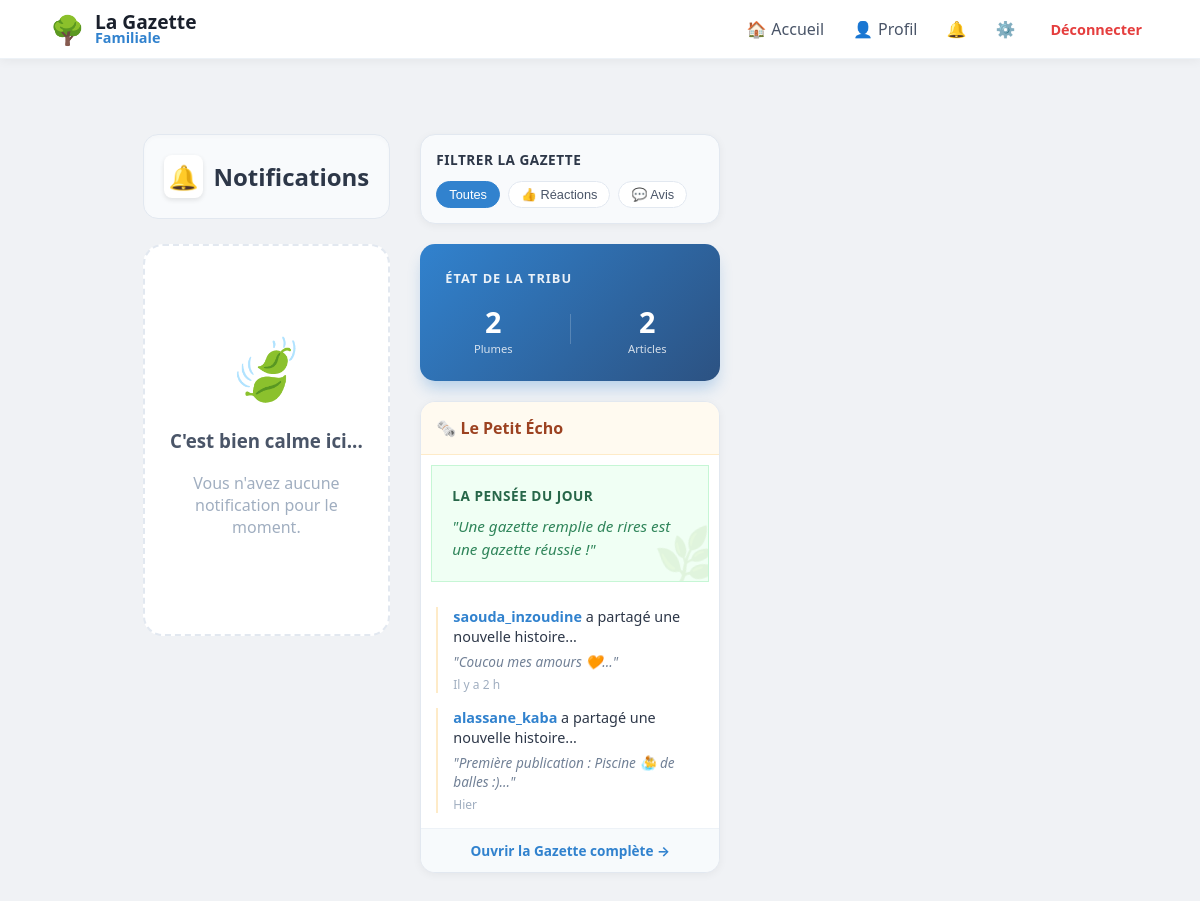
The app's page /notifications (signed in) with its own data.
### tables this page shows
CREATE TABLE posts (
                id INTEGER PRIMARY KEY AUTOINCREMENT, 
                username TEXT, 
                content TEXT, 
                likes INTEGER DEFAULT 0, 
                image TEXT,
                created_at DATETIME DEFAULT CURRENT_TIMESTAMP
            );

### app.py (the view)
@app.route("/notifications")
@login_required
def notifications():
    with get_db() as db:
        notifs = db.execute("""
                    SELECT id, sender, message, post_id, comment_id, is_read, created_at
                    FROM notifications
                    WHERE username = ?
                    ORDER BY created_at DESC
                """, (session['user'],)).fetchall()
        recent_activity = db.execute("""
                    SELECT username, content, created_at
                    FROM posts ORDER BY id DESC LIMIT 3
                """).fetchall()
        citations = [
            "La famille, c'est là où la vie commence et où l'amour ne finit jamais.",
            "Chaque souvenir partagé ici est un trésor pour demain.",
            "Une gazette remplie de rires est une gazette réussie !",
            "Petit à petit, la tribu grandit et l'histoire s'écrit.",
            "Le bonheur est fait de petites choses partagées."
        ]
        pensee_du_jour = random.choice(citations)
        db.execute("UPDATE notifications SET is_read = 1 WHERE username = ?", (session["user"],))
        db.commit()
    return render_template("notifications.html", notifs=notifs, recent_activity=recent_activity,
                           pensee_du_jour=pensee_du_jour)

### app.py (called while the page is built)
def get_db():
    db = sqlite3.connect("database.db")
    db.row_factory = sqlite3.Row
    return db

def login_required(f):
    @wraps(f)
    def decorated_function(*args, **kwargs):
        if "user" not in session:
            flash("Veuillez vous connecter pour accéder à cette page.", "info")
            return redirect("/login")
        return f(*args, **kwargs)
    return decorated_function

@app.context_processor
def inject_global_stats():
    stats = {'total_users': 0, 'total_posts': 0}
    if session.get('user'):
        db = get_db()
        u_count = db.execute("SELECT COUNT(*) FROM users WHERE is_approved = 1").fetchone()[0]
        p_count = db.execute("SELECT COUNT(*) FROM posts").fetchone()[0]
        stats = {'total_users': u_count, 'total_posts': p_count}
    return stats

@app.context_processor
def inject_pending_count():
    if session.get('is_admin'):
        db = get_db()
        count = db.execute("SELECT COUNT(*) as total FROM users WHERE is_approved = 0").fetchone()
        return {'pending_count': count['total']}
    return {'pending_count': 0}

@app.context_processor
def inject_notifications_count():
    if session.get('user'):
        db = get_db()
        count = db.execute("SELECT COUNT(*) FROM notifications WHERE username = ? AND is_read = 0",
                           (session['user'],)).fetchone()[0]
        return {'unread_count': count}
    return {'unread_count': 0}

@app.template_filter('relative_time')
def relative_time(date_str):
    if not date_str:
        return "Date inconnue"
    past = datetime.strptime(date_str, '%Y-%m-%d %H:%M:%S')
    now = datetime.now(timezone.utc).replace(tzinfo=None)
    diff = now - past
    if diff.days == 0:
        if diff.seconds < 60:
            return "À l'instant"
        if diff.seconds < 3600:
            return f"Il y a {diff.seconds // 60} min"
        return f"Il y a {diff.seconds // 3600} h"
    if diff.days == 1:
        return "Hier"
    if diff.days < 7:
        return f"Il y a {diff.days} jours"
    return past.strftime('%d/%m/%Y')

### templates/notifications.html (shortened to what this page needs)
{% extends "base.html" %}
{% block content %}
<div style="display: grid; grid-template-columns: 1fr 300px; gap: 30px; max-width: 1100px; margin: 30px auto; padding: 0 20px;">
    <div>
        <div style="display: flex; justify-content: space-between; align-items: center; margin-bottom: 25px; background: #f8fafc; padding: 20px; border-radius: 15px; border: 1px solid #e2e8f0; box-shadow: inset 0 2px 4px rgba(0,0,0,0.02);">
            <h2 style="margin: 0; color: #2d3748; font-size: 1.5em; display: flex; align-items: center; gap: 10px;">
                <span style="background: white; padding: 5px; border-radius: 8px; box-shadow: 0 2px 5px rgba(0,0,0,0.1);">🔔</span>
                Notifications
            </h2>
        </div>
        {% if notifs %}
        <div style="display: flex; flex-direction: column; gap: 12px;" id="notifs-container">
            {% for n in notifs %}
            {% set category = 'reaction' if ('aimé' in n['message'] or 'réagi' in n['message']) else 'avis' if ('commenté' in n['message'] or 'répondu' in n['message']) else 'autre' %}
            <div class="notif-wrapper" style="position: relative;" id="notif-container-{{ n['id'] }}">
                <a href="{{ url_for('view_post', post_id=n['post_id']) }}#comment-{{ n['comment_id'] }}"
                   class="notif-item"
                   data-type="{{ category }}"
                   style="text-decoration: none; color: inherit; display: block;">
                    <div class="post-card"
                         style="margin-bottom: 0; padding: 18px; display: flex; align-items: center; gap: 20px; border-left: 5px solid {% if n['is_read'] == 0 %}#3182ce{% else %}#e2e8f0{% endif %}; {% if n['is_read'] == 0 %} background: #f7fafc; {% endif %}">
                        <div style="font-size: 28px; background: white; width: 50px; height: 50px; display: flex; align-items: center; justify-content: center; border-radius: 12px; box-shadow: 0 2px 5px rgba(0,0,0,0.05);">
                            {% if category == 'reaction' %} 👍
                            {% elif category == 'avis' %} 💬
                            {% else %} ✨ {% endif %}
                        </div>
                        <div style="flex: 1; padding-right: 35px;">
                            <p style="margin: 0; font-size: 1.05em; color: #2d3748;">
                                <strong>{{ n['sender'] }}</strong> {{ n['message'] }}
                            </p>
                            <span style="font-size: 0.85em; color: #a0aec0;">
                                         🕒 {{ n['created_at']|relative_time }}
                            </span>
                        </div>
                        {% if n['is_read'] == 0 %}
                        <div class="unread-dot" style="width: 10px; height: 10px; background: #3182ce; border-radius: 50%;"></div>
                        {% endif %}
                    </div>
                </a>
                <button onclick="deleteNotification('{{ n.id }}', this)" class="delete-notif-btn" title="Supprimer">
                    <span class="pc-cross">×</span>
                    <span class="mobile-trash">🗑️</span>
                </button>
            </div>
            {% endfor %}
        </div>
        {% else %}
        <div id="empty-state" style="text-align: center; padding: 80px 20px; background: white; border-radius: 20px; border: 2px dashed #e2e8f0;">
            <div style="font-size: 60px; margin-bottom: 20px;">🍃</div>
            <h3 style="color: #4a5568;">C'est bien calme ici...</h3>
            <p style="color: #a0aec0;">Vous n'avez aucune notification pour le moment.</p>
        </div>
        {% endif %}
    </div>
    <aside>
        <div class="post-card" style="padding: 15px; background: #f8fafc; border: 1px solid #e2e8f0; margin-bottom: 20px;">
            <h4 style="margin: 0 0 12px 0; color: #2d3748; font-size: 0.85em; text-transform: uppercase; letter-spacing: 0.5px;">Filtrer la Gazette</h4>
            <div style="display: flex; flex-wrap: wrap; gap: 8px;">
                <button class="filter-btn active">Toutes</button>
                <button class="filter-btn">👍 Réactions</button>
                <button class="filter-btn">💬 Avis</button>
            </div>
        </div>
        <div class="post-card" style="background: linear-gradient(135deg, #3182ce, #2c5282); color: white; border: none; padding: 25px; box-shadow: 0 10px 15px -3px rgba(49, 130, 206, 0.3); margin-bottom: 20px;">
            <h4 style="margin: 0 0 15px 0; font-size: 0.8em; text-transform: uppercase; letter-spacing: 1px; opacity: 0.9;">État de la Tribu</h4>
            <div style="display: flex; justify-content: space-around; align-items: center;">
                <div style="text-align: center;">
                    <div style="font-size: 1.8em; font-weight: 800;">{{ total_users }}</div>
                    <div style="font-size: 0.7em; opacity: 0.8;">Plumes</div>
                </div>
                <div style="text-align: center;">
                    <div style="font-size: 1.8em; font-weight: 800;">{{ total_posts }}</div>
                    <div style="font-size: 0.7em; opacity: 0.8;">Articles</div>
                </div>
            </div>
        </div>
        <div class="post-card" style="padding: 0; overflow: hidden; border: 1px solid #e2e8f0;">
            <div style="background: #fffaf0; padding: 15px; border-bottom: 1px solid #feebc8;">
                <h4 style="margin: 0; color: #9c4221; font-size: 1em; display: flex; align-items: center; gap: 8px;">🗞️ Le Petit Écho</h4>
            </div>
            <div style="padding: 20px; background: #f0fff4; border: 1px solid #c6f6d5; position: relative; overflow: hidden; margin: 10px;">
                <span style="position: absolute; right: -10px; bottom: -10px; font-size: 50px; opacity: 0.1; transform: rotate(-15deg);">🌿</span>
                <h4 style="margin: 0 0 10px 0; color: #276749; font-size: 0.85em; text-transform: uppercase; letter-spacing: 0.5px;">La Pensée du Jour</h4>
                <p style="margin: 0; font-size: 0.95em; color: #2f855a; line-height: 1.5; font-style: italic;">"{{ pensee_du_jour }}"</p>
            </div>
            <div style="padding: 15px; display: flex; flex-direction: column; gap: 15px;">
                {% for act in recent_activity %}
                <div class="echo-item" style="position: relative; padding-left: 15px; border-left: 2px solid #feebc8;">
                    <p style="margin: 0; font-size: 0.9em; color: #2d3748; line-height: 1.4;">
                        <strong style="color: #3182ce;">{{ act['username'] }}</strong> a partagé une nouvelle histoire...
                    </p>
                    <p style="margin: 5px 0 0 0; font-style: italic; color: #718096; font-size: 0.85em;">"{{ act['content'][:60] }}..."</p>
                    <small style="color: #a0aec0; font-size: 0.75em; display: block; margin-top: 5px;">{{ act['created_at']|relative_time }}</small>
                </div>
                {% endfor %}
            </div>
            <a href="/" style="display: block; background: #f7fafc; text-align: center; padding: 12px; font-size: 0.85em; color: #3182ce; text-decoration: none; font-weight: bold; border-top: 1px solid #edf2f7;">Ouvrir la Gazette complète →</a>
        </div>
    </aside>
</div>
{% endblock %}

### static/style.css (style rules this page uses)
body { font-family: 'Segoe UI', system-ui, -apple-system, sans-serif; background: #f0f2f5; margin: 0; color: #1a202c; }
.post-card { background: white; border-radius: 15px; padding: 20px; margin-bottom: 20px; box-shadow: 0 2px 8px rgba(0,0,0,0.05); border: 1px solid #edf2f7; overflow: hidden; }

### templates/base.html (style rules this page uses)
:root { --bg-color: #f0f2f5; --primary: #3182ce; --text-main: #1a202c; --text-light: #718096; --danger: #e53e3e; --success: #38a169; --info: #3182ce; }
body { background-color: var(--bg-color); margin: 0; font-family: 'Segoe UI', system-ui, -apple-system, sans-serif; }

### templates/notifications.html (style rules this page uses)
.post-card { transition: all 0.3s ease; border-radius: 15px; background: white; border: 1px solid #e2e8f0; }
.filter-btn { background: white; color: #4a5568; border: 1px solid #e2e8f0; padding: 5px 12px; border-radius: 20px; font-size: 0.8em; cursor: pointer; transition: all 0.2s ease; }
.filter-btn.active { background: #3182ce !important; color: white !important; border-color: #3182ce !important; }
aside { display: flex; flex-direction: column; position: sticky; top: 20px; height: fit-content; }

### records on screen
posts: username "saouda_inzoudine", content "Coucou mes amours 🧡", created_at|relative_time "Il y a 2 h"
posts: username "alassane_kaba", content "Première publication : Piscine 🤽‍♂️ de balles :)", created_at|relative_time "Hier"

### other values on screen
{{ total_users }} "2"
{{ total_posts }} "2"
